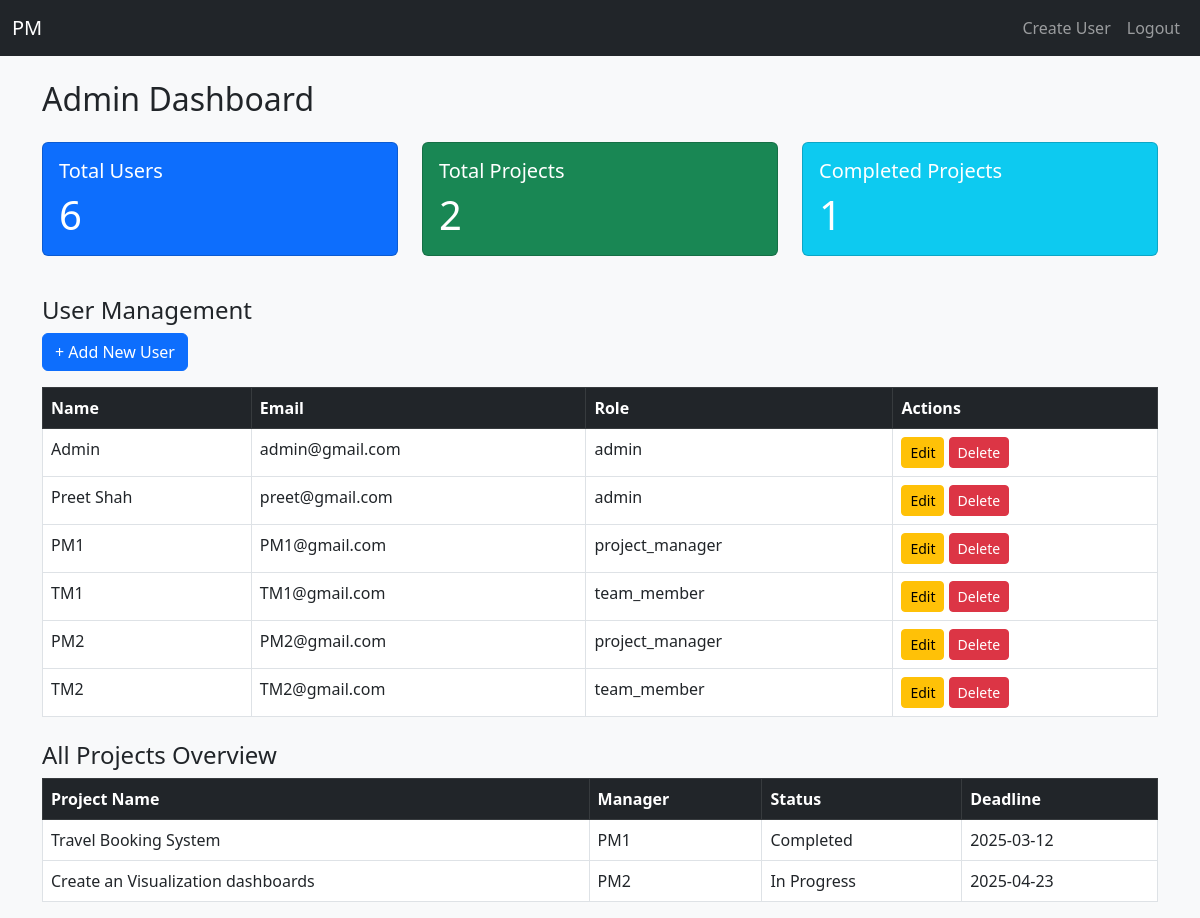
The page /admin/dashboard (signed in) on the database its author committed.
### app/models.py (models this page shows, shortened)
class User(UserMixin, db.Model):
    __tablename__ = 'users'
    id = db.Column(db.Integer, primary_key=True)
    name = db.Column(db.String(150), nullable=False)
    phone = db.Column(db.String(20))
    email = db.Column(db.String(120), unique=True, nullable=False)
    password_hash = db.Column(db.String(256), nullable=False)
    role = db.Column(db.String(20), default='team_member')  # 'admin', 'project_manager', 'team_member'

class Project(db.Model):
    __tablename__ = 'projects'
    id = db.Column(db.Integer, primary_key=True)
    name = db.Column(db.String(150), nullable=False)
    description = db.Column(db.Text)
    deadline = db.Column(db.Date)
    status = db.Column(db.String(50), default='Not Started')  # Not Started, In Progress, Completed
    manager_id = db.Column(db.Integer, db.ForeignKey('users.id'))
    manager = db.relationship('User', backref='managed_projects')
    members = db.relationship('User', secondary='project_members', backref='projects')

### app/routes.py (the view)
@main.route('/admin/dashboard')
@login_required
def admin_dashboard():
    if current_user.role != 'admin':
        return redirect(url_for('main.home'))
    projects = Project.query.all()
    total_users = User.query.count()
    users = User.query.all()
    total_projects = len(projects)
    completed_projects = len([p for p in projects if p.status == 'Completed'])
    return render_template(
        'dashboard/admin_dashboard.html',
        projects=projects,
        users=users,
        total_users=total_users,
        total_projects=total_projects,
        completed_projects=completed_projects
    )

### app/templates/dashboard/admin_dashboard.html
{% extends 'layout.html' %}
{% block content %}
<h2 class="mb-4">Admin Dashboard</h2>
<div class="row mb-4">
    <div class="col-md-4">
        <div class="card text-white bg-primary mb-3">
            <div class="card-body">
                <h5 class="card-title">Total Users</h5>
                <p class="card-text display-6">{{ total_users }}</p>
            </div>
        </div>
    </div>
    <div class="col-md-4">
        <div class="card text-white bg-success mb-3">
            <div class="card-body">
                <h5 class="card-title">Total Projects</h5>
                <p class="card-text display-6">{{ total_projects }}</p>
            </div>
        </div>
    </div>
    <div class="col-md-4">
        <div class="card text-white bg-info mb-3">
            <div class="card-body">
                <h5 class="card-title">Completed Projects</h5>
                <p class="card-text display-6">{{ completed_projects }}</p>
            </div>
        </div>
    </div>
</div>
<div class="mb-4">
    <h4>User Management</h4>
    <a href="{{ url_for('auth.create_user') }}" class="btn btn-primary mb-3">+ Add New User</a>
    <table class="table table-bordered">
        <thead class="table-dark">
            <tr>
                <th>Name</th>
                <th>Email</th>
                <th>Role</th>
                <th>Actions</th>
            </tr>
        </thead>
        <tbody>
            {% for user in users %}
            <tr>
                <td>{{ user.name }}</td>
                <td>{{ user.email }}</td>
                <td>{{ user.role }}</td>
                <td>
                    <a href="{{ url_for('main.edit_user', user_id=user.id) }}" class="btn btn-warning btn-sm">Edit</a>
                    <a href="{{ url_for('main.delete_user', user_id=user.id) }}" class="btn btn-danger btn-sm" onclick="return confirm('Are you sure you want to delete this user?');">Delete</a>
                </td>
            </tr>
            {% endfor %}
        </tbody>
    </table>
</div>
<div>
    <h4>All Projects Overview</h4>
    <table class="table table-bordered">
        <thead class="table-dark">
            <tr>
                <th>Project Name</th>
                <th>Manager</th>
                <th>Status</th>
                <th>Deadline</th>
            </tr>
        </thead>
        <tbody>
            {% for project in projects %}
            <tr>
                <td>{{ project.name }}</td>
                <td>{{ project.manager.name if project.manager else 'N/A' }}</td>
                <td>{{ project.status }}</td>
                <td>{{ project.deadline.strftime('%Y-%m-%d') if project.deadline else 'N/A' }}</td>
            </tr>
            {% endfor %}
        </tbody>
    </table>
</div>
{% endblock %}

### app/templates/layout.html (shortened to what this page needs)
{% set current_user = current_user %}
<!DOCTYPE html>
<html lang="en">
<head>
    <link href="https://cdn.jsdelivr.net/npm/bootstrap@5.3.0/dist/css/bootstrap.min.css" rel="stylesheet">
</head>
<body class="bg-light">
    <nav class="navbar navbar-expand-lg navbar-dark bg-dark">
        <div class="container-fluid">
            <a class="navbar-brand" href="#">PM</a>
            <div class="collapse navbar-collapse" id="navbarNav">
              <ul class="navbar-nav ms-auto">
                {% if current_user.is_authenticated %}
                  {% if current_user.role == 'admin' %}
                    <li class="nav-item">
                      <a class="nav-link" href="{{ url_for('auth.create_user') }}">Create User</a>
                    </li>
                  {% endif %}
                  <li class="nav-item">
                    <a class="nav-link" href="{{ url_for('auth.logout') }}">Logout</a>
                  </li>
                {% else %}
                  <li class="nav-item">
                    <a class="nav-link" href="{{ url_for('auth.login') }}">Login</a>
                  </li>
                {% endif %}
              </ul>
            </div>
          </div>
    </nav>
    <div class="container mt-4">
        {% block content %}{% endblock %}
    </div>
</body>
</html>

### rows shown on the page
User: name "Admin", email "admin@gmail.com", role "admin"
User: name "Preet Shah", email "preet@gmail.com", role "admin"
User: name "PM1", email "PM1@gmail.com", role "project_manager"
User: name "TM1", email "TM1@gmail.com", role "team_member"
User: name "PM2", email "PM2@gmail.com", role "project_manager"
User: name "TM2", email "TM2@gmail.com", role "team_member"
Project: name "Travel Booking System", manager "PM1", status "Completed", deadline "2025-03-12"
Project: name "Create an Visualization dashboards", manager "PM2", status "In Progress", deadline "2025-04-23"

### other values the page prints
{{ total_users }} "6"
{{ total_projects }} "2"
{{ completed_projects }} "1"
